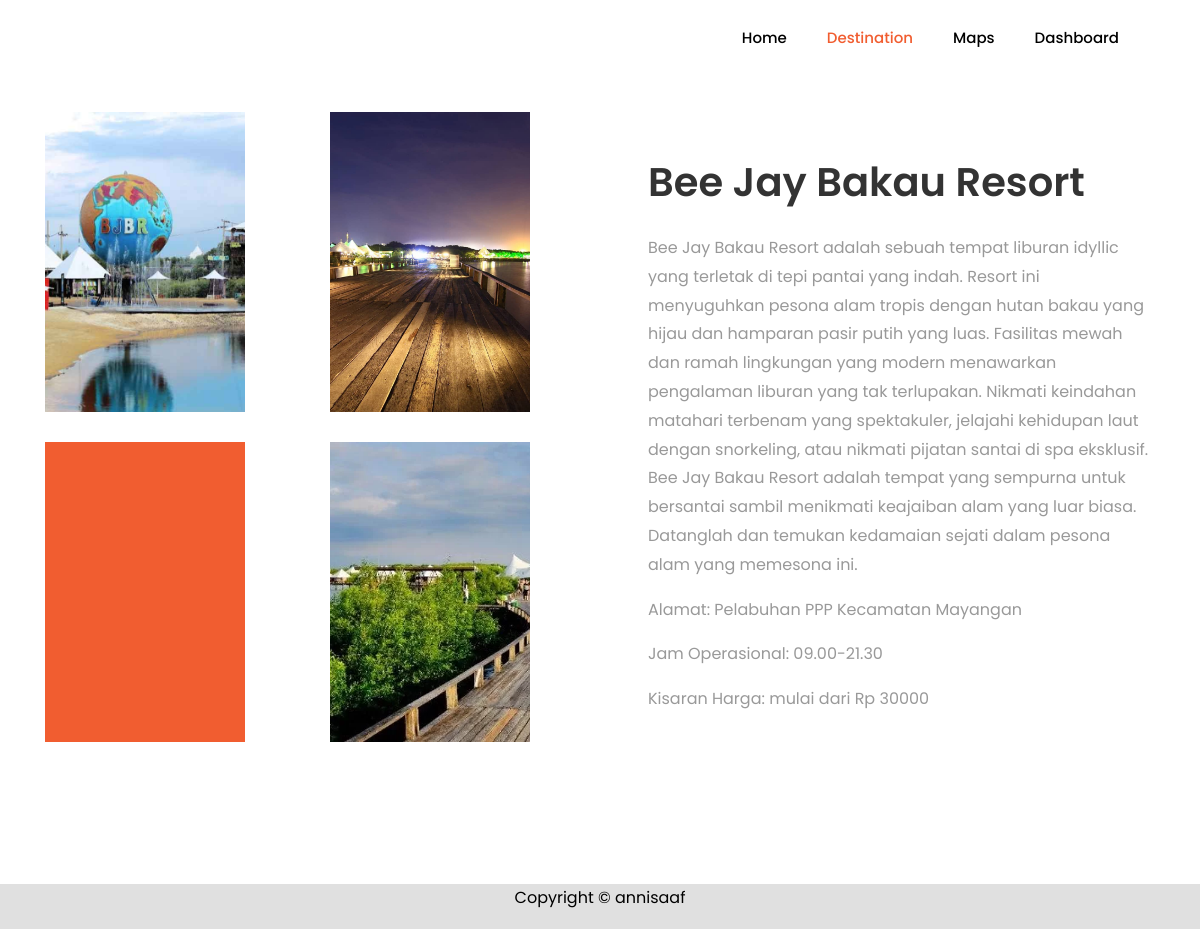
Page /tugas_akhir/konten/LK00001.php on the committed database.
### tables this page shows
CREATE TABLE `tb_konten` (
  `id_konten` varchar(255) NOT NULL,
  `id` varchar(255) NOT NULL,
  `deskripsi` longtext NOT NULL,
  `gambar_1` varchar(255) NOT NULL,
  `gambar_2` varchar(255) NOT NULL,
  `gambar_3` varchar(255) NOT NULL,
  `gambar_4` varchar(255) NOT NULL
);

CREATE TABLE `tb_lokasi` (
  `id` varchar(11) NOT NULL,
  `nama` varchar(255) NOT NULL,
  `gambar` varchar(255) NOT NULL,
  `kategori` varchar(255) NOT NULL,
  `lokasi` varchar(999) NOT NULL,
  `rate` varchar(100) NOT NULL,
  `kisaran_harga` varchar(100) NOT NULL,
  `jam_buka` varchar(255) NOT NULL,
  `latitude` varchar(255) NOT NULL,
  `longitude` varchar(255) NOT NULL,
  `redirect_link` varchar(255) NOT NULL
);

### tugas_akhir/konten/LK00001.php (the view, shortened to what this page needs)
<!DOCTYPE html>
<html lang="en">
<head>
	<link rel="stylesheet" href="https://stackpath.bootstrapcdn.com/font-awesome/4.7.0/css/font-awesome.min.css">
	<link rel="stylesheet" href="../css/animate.css">
	<link rel="stylesheet" href="../css/owl.carousel.min.css">
	<link rel="stylesheet" href="../css/owl.theme.default.min.css">
	<link rel="stylesheet" href="../css/magnific-popup.css">
	<link rel="stylesheet" href="../css/bootstrap-datepicker.css">
	<link rel="stylesheet" href="../css/jquery.timepicker.css">
	<link rel="stylesheet" href="../css/flaticon.css">
	<link rel="stylesheet" href="../css/style.css">
</head>
<body>
	<nav class="navbar navbar-expand-lg navbar-dark ftco_navbar bg-dark ftco-navbar-light" id="ftco-navbar">
		<div class="container">
			<div class="collapse navbar-collapse" id="ftco-nav">
				<ul class="navbar-nav ml-auto">
					<li class="nav-item"><a href="/tugas_akhir/index.php" class="nav-link" style="color:black;">Home</a></li>
					<li class="nav-item active"><a href="/tugas_akhir/destination.php" class="nav-link">Destination</a></li>
					<li class="nav-item"><a href="/tugas_akhir/mappings.php" class="nav-link" style="color:black;">Maps</a></li>
					<li class="nav-item"><a href="/tugas_akhir/dashboard-t/aplikasi/admin/dashboard.php" class="nav-link" style="color:black;">Dashboard</a></li>
				</ul>
			</div>
		</div>
	</nav>
    <?php
	include "../koneksi.php";
		$query =  mysqli_query($koneksi, 'SELECT * FROM tb_konten b INNER JOIN tb_lokasi j ON b.id = j.id WHERE b.id = "LK00001"');
		while ($d = mysqli_fetch_assoc($query)) {
	?>
		<section class="ftco-section services-section">
			<div class="container">
				<div class="row d-flex">
					<div class="col-md-6 order-md-last heading-section pl-md-5 ftco-animate d-flex align-items-center">
						<div class="w-100">
							<h2 class="mb-4"><?php echo $d['nama']?></h2>
							<p><?php echo $d['deskripsi']?></p>
							<p>Alamat: <?php echo $d['lokasi']?></p2>
                            <p>Jam Operasional: <?php echo $d['jam_buka']?></p2>
                            <p>Kisaran Harga: mulai dari Rp <?php echo $d['kisaran_harga']?></p2>
						</div>
					</div>
					<div class="col-md-6">
						<div class="row">
							<div class="col-md-12 col-lg-6">
								<div class="services services-1" style="background-image: url(../konten/images/<?php echo $d['gambar_1']; ?>); width:200px;height:300px;"></div>
							</div>
							<div class="col-md-12 col-lg-6">
								<div class="services services-1" style="background-image: url(../konten/images/<?php echo $d['gambar_2']; ?>); width:200px;height:300px;"></div>
							</div>
                            <div class="col-md-12 col-lg-6">
								<div class="services services-1" style="background-image: url(../konten/images/<?php echo $d['gambar_3']; ?>); width:200px;height:300px;"></div>
							</div>
							<div class="col-md-12 col-lg-6">
								<div class="services services-1" style="background-image: url(../konten/images/<?php echo $d['gambar_4']; ?>); width:200px;height:300px;"></div>
							</div>
							<?php } ?>
						</div>
					</div>
				</div>
			</div>
		</section>
<footer class="" style="background-color: #E0E0E0;">
	<div class="row">
		<div class="col-md-12 text-center" style="color:black">
			<p>Copyright &copy; annisaaf</a></p>
		</div>
	</div>
</footer>
		</body>
		</html>

### rows in the picture
tb_konten: id.nama "Bee Jay Bakau Resort", deskripsi "Bee Jay Bakau Resort adalah sebuah tempat liburan idyllic yang terletak di tepi pantai yang indah. Resort ini menyuguhkan pesona alam tropis dengan hutan bakau yang hijau dan hamparan pasir putih yang luas. Fasilitas mewah dan ramah lingkungan yang modern menawarkan pengalaman liburan yang tak terlupakan. Nikmati keindahan matahari terbenam yang spektakuler, jelajahi kehidupan laut dengan snorkeling, atau nikmati pijatan santai di spa eksklusif. Bee Jay Bakau Resort adalah tempat yang sempurna untuk bersantai sambil menikmati keajaiban alam yang luar biasa. Datanglah dan temukan kedamaian sejati dalam pesona alam yang memesona ini.", id.lokasi "Pelabuhan PPP Kecamatan Mayangan", id.jam_buka "09.00-21.30", id.kisaran_harga "30000", gambar_1 (picture), gambar_2 (picture), gambar_4 (picture)
